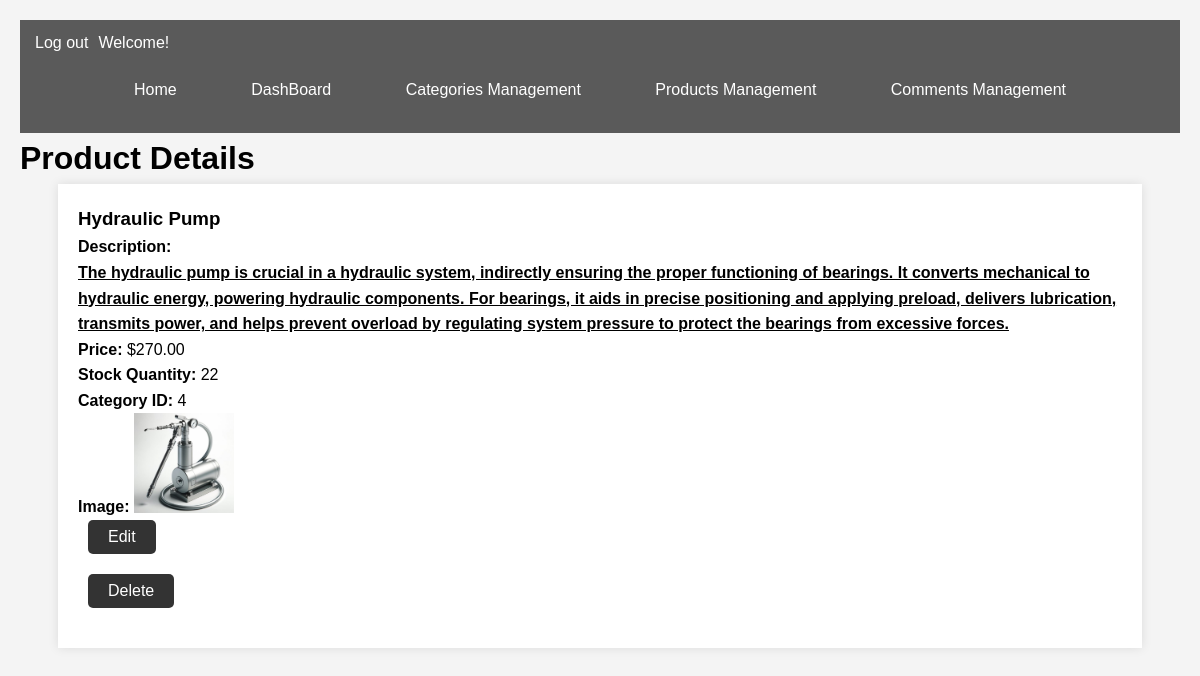
Page /product_detail.php?id=83 (signed in) on the committed database.
### tables this page shows
CREATE TABLE `Images` (
  `id` int(11) NOT NULL,
  `product_id` int(11) NOT NULL,
  `filename` varchar(255) NOT NULL,
  `image` mediumblob DEFAULT NULL,
  `upload_time` datetime NOT NULL DEFAULT current_timestamp()
);

CREATE TABLE `Products` (
  `product_id` int(11) NOT NULL,
  `product_name` varchar(255) NOT NULL,
  `product_description` text DEFAULT NULL,
  `product_price` decimal(10,2) NOT NULL,
  `stock_quantity` int(11) NOT NULL,
  `category_id` int(11) DEFAULT NULL
);

### product_detail.php (the view, shortened to what this page needs)
<?php
require('connect.php');
$productImage = null;
$imageExists = false;
if (isset($_GET['id'])) {
    $productId = filter_input(INPUT_GET, 'id', FILTER_SANITIZE_NUMBER_INT);
    $query = "SELECT Products.*, Images.filename AS product_image_filename FROM Products LEFT JOIN Images ON Products.product_id = Images.product_id WHERE Products.product_id = :productId";
    $stmt = $db->prepare($query);
    $stmt->bindParam(':productId', $productId, PDO::PARAM_INT);
    $stmt->execute();
    $product = $stmt->fetch(PDO::FETCH_ASSOC);
    if (!empty($product['product_image_filename'])) {
        $imagePath = 'upload/';
        $productImage = $imagePath . $product['product_image_filename'];
        $imageExists = file_exists($productImage);
    }
} else {
    header('Location: admin.php');
    exit();
}
?>
<!DOCTYPE html>
<html lang="en">
<head>
    <link rel="stylesheet" type="text/css" href="styles.css">
</head>
<body>
<header>
    <div class="top-header2">
    <div class="login-info2">
        <?php if (isset($_SESSION['user_id'])): ?>
            <a href="logout.php">Log out</a>
            <?php if (isset($_SESSION['is_admin']) && $_SESSION['is_admin']): ?>
                <p>Welcome!</p>
            <?php endif; ?>
        <?php else: ?>
            <a href="login.php">Log in</a>
        <?php endif; ?>
    </div>
    </div>
    <nav>
        <ul class="main-nav">
            <li><a href="index.php">Home</a></li>
            <li><a href="admin.php">DashBoard</a></li>
            <li><a href="manage_categories.php">Categories Management</a></li>
            <li><a href="manage_products.php">Products Management</a></li>
            <li><a href="manage_comments.php">Comments Management</a></li>
        </ul>
    </nav>
</header>
    <h1>Product Details</h1>
    <div class="product">
        <h3><?php echo htmlspecialchars($product['product_name'] ?? 'N/A'); ?></h3>
        <p><strong>Description:</strong> <?php echo $product['product_description'] ?? 'No description'; ?>
        <p><strong>Price:</strong> $<?php echo htmlspecialchars($product['product_price'] ?? '0'); ?></p>
        <p><strong>Stock Quantity:</strong> <?php echo htmlspecialchars($product['stock_quantity'] ?? '0'); ?></p>
        <p><strong>Category ID:</strong> <?php echo htmlspecialchars($product['category_id'] ?? 'N/A'); ?></p>
        <p><strong>Image:</strong>
            <?php if ($imageExists && $productImage): ?>
                <img src="<?php echo htmlspecialchars($productImage); ?>" alt="Product Image" style="width:100px;">
            <?php else: ?>
                No image available.
            <?php endif; ?>
        </p>
        <form action="edit_product.php" method="get">
            <input type="submit" value="Edit">
        </form>
        <form action="delete_product.php" method="post" onsubmit="return confirm('Are you sure you want to delete this product?');">
            <input type="submit" value="Delete">
        </form>
    </div>
</body>
</html>

### styles.css (style rules this page uses)
body, h1, h2, h3, p, form, input, textarea, button { margin: 0; padding: 0; border: 0; }
body { font-family: 'Arial', sans-serif; line-height: 1.6; color: #000000; padding: 20px; background-color: #f4f4f4; }
header { background-color: #5a5a5a; color: #fff; padding: 10px 0; text-align: center; }
header a { color: #fff; text-decoration: none; margin: 0 15px; }
nav ul { padding: 0; list-style: none; text-align: center; }
nav ul li { display: inline; }
nav a { text-decoration: none; color: #ffffff; padding: 5px 20px; display: inline-block; }
.product, .products-section { background: #fff; margin-bottom: 20px; padding: 20px; box-shadow: 0 0 10px rgba(0, 0, 0, 0.1); width: 90%; margin-left: auto; margin-right: auto; }
input[type=submit], button { background: #333; color: #fff; padding: 8px 20px; border: none; border-radius: 5px; cursor: pointer; margin-bottom: 20px; font-size: medium; margin-left: 10px; }
.top-header2 { display: flex; justify-content: space-between; align-items: center; }
.login-info2 { display: flex; align-items: center; }
.login-info2 a { margin-right: 10px; }

### rows in the picture
images: product.product_name "Hydraulic Pump", product.product_description "The hydraulic pump is crucial in a hydraulic system, indirectly ensuring the proper functioning of bearings. It converts mechanical to hydraulic energy, powering hydraulic components. For bearings, it aids in precise positioning and applying preload, delivers lubrication, transmits power, and helps prevent overload by regulating system pressure to protect the bearings from excessive forces.", product.product_price "270.00", product.stock_quantity "22", product.category_id "4", filename (picture)
